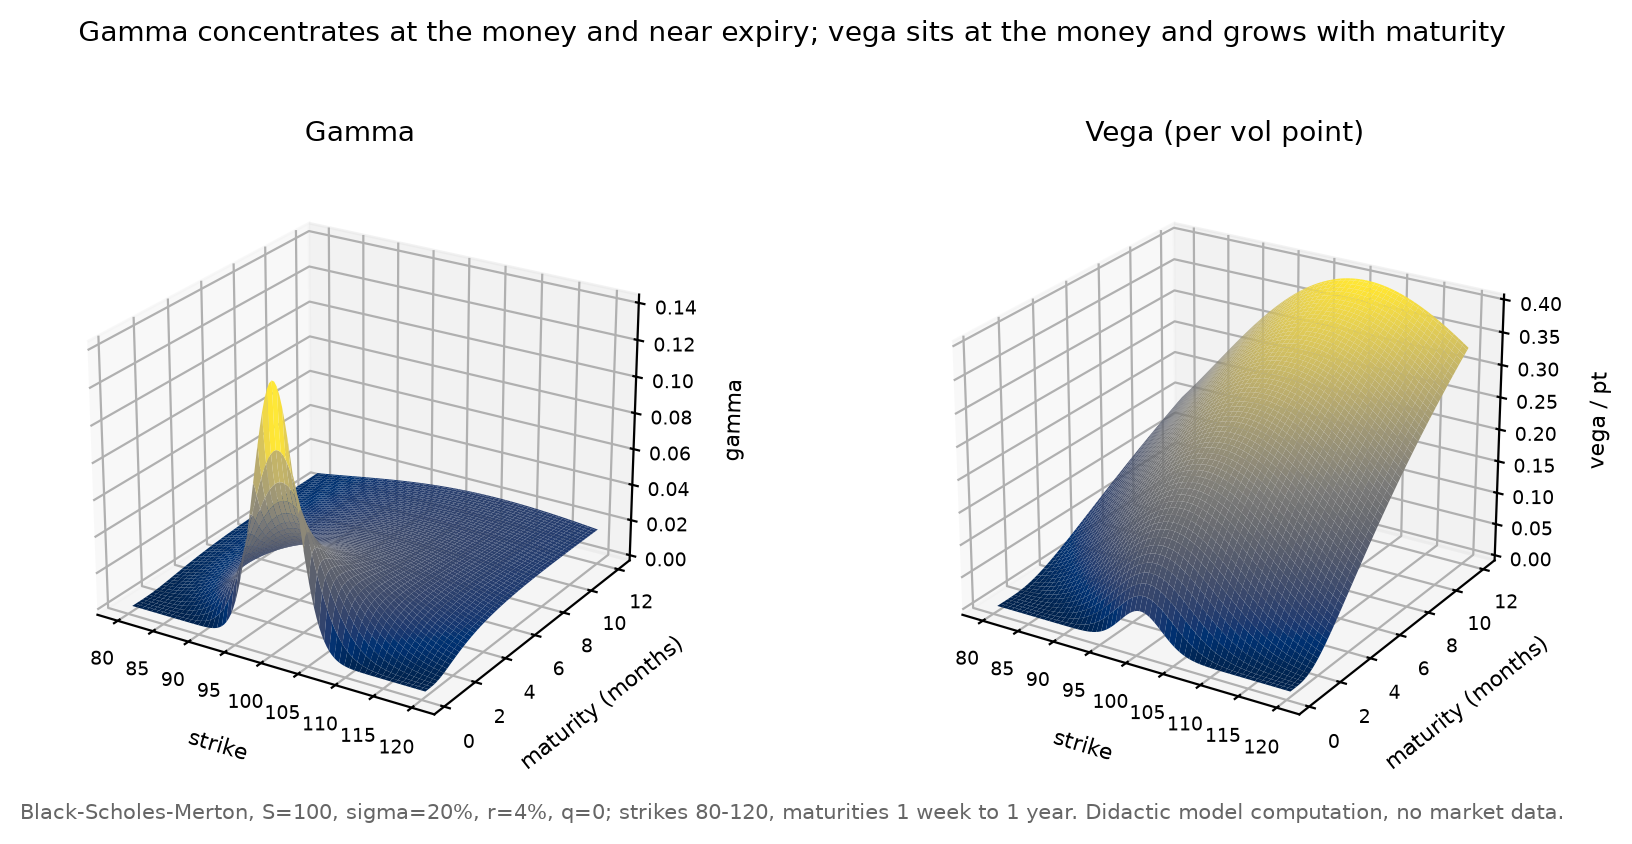

Here is the Python script that generated this plot:
"""
Figure 5 - The two risk mountains: gamma and vega across strike and maturity.

Didactic Black-Scholes-Merton surfaces, no market data: gamma and per-point
vega for a fixed spot S = 100 across strikes 80-120 and maturities from one
week to one year (sigma = 20%, r = 4%, q = 0). The point the two shapes make
together: gamma piles up at the money and EXPLODES as expiry approaches, vega
peaks at the money but GROWS with maturity - short-dated books are gamma
books, long-dated books are vega books.

Reproducible:
    python fig_greeks_surface.py     # numpy, matplotlib, stdlib math
"""
import os, math
import numpy as np
import matplotlib
matplotlib.use("Agg")
import matplotlib.pyplot as plt

HERE = os.path.dirname(os.path.abspath(__file__))
SQRT2PI = math.sqrt(2.0 * math.pi)


def npdf(x):
    return np.exp(-0.5 * x * x) / SQRT2PI


S0, SIG, R = 100.0, 0.20, 0.04
strikes = np.linspace(80, 120, 121)
mats = np.linspace(5 / 252, 1.0, 120)          # 1 week .. 1 year
Kg, Tg = np.meshgrid(strikes, mats)

d1 = (np.log(S0 / Kg) + (R + 0.5 * SIG ** 2) * Tg) / (SIG * np.sqrt(Tg))
gamma = npdf(d1) / (S0 * SIG * np.sqrt(Tg))
vega = S0 * npdf(d1) * np.sqrt(Tg) / 100.0

fig = plt.figure(figsize=(8.8, 4.1))
for k, (Z, name, zl) in enumerate([
    (gamma, "Gamma", "gamma"),
    (vega, "Vega (per vol point)", "vega / pt"),
]):
    ax = fig.add_subplot(1, 2, k + 1, projection="3d")
    ax.plot_surface(Kg, Tg * 12, Z, cmap="cividis", linewidth=0, antialiased=True,
                    rstride=2, cstride=2)
    ax.set_xlabel("strike", fontsize=8, labelpad=1)
    ax.set_ylabel("maturity (months)", fontsize=8, labelpad=1)
    ax.set_zlabel(zl, fontsize=8, labelpad=1)
    ax.set_title(name, fontsize=10)
    ax.tick_params(labelsize=7, pad=0)
    ax.view_init(elev=24, azim=-58)
fig.suptitle("Gamma concentrates at the money and near expiry; vega sits at the money and grows with maturity",
             fontsize=10.2, y=0.99)
fig.text(0.5, 0.015,
         "Black-Scholes-Merton, S=100, sigma=20%, r=4%, q=0; strikes 80-120, maturities 1 week to 1 year. "
         "Didactic model computation, no market data.",
         ha="center", fontsize=7.5, color="#666")
plt.tight_layout(rect=(0, 0.04, 1, 0.97))
OUT = os.path.join(HERE, "fig_greeks_surface.png")
fig.savefig(OUT, dpi=200, bbox_inches="tight")
print("wrote", OUT)

# numbers quoted in the text: ATM gamma & vega at 1w / 1m / 6m / 12m


def atm(T):
    d1_ = (math.log(1.0) + (R + 0.5 * SIG ** 2) * T) / (SIG * math.sqrt(T))
    ph = math.exp(-0.5 * d1_ ** 2) / SQRT2PI
    return ph / (S0 * SIG * math.sqrt(T)), S0 * ph * math.sqrt(T) / 100.0


for T, lab in [(5 / 252, "1w"), (21 / 252, "1m"), (0.5, "6m"), (1.0, "12m")]:
    g, v = atm(T)
    print(f"ATM {lab:3s}: gamma={g:.4f} vega/pt={v:.4f}")
